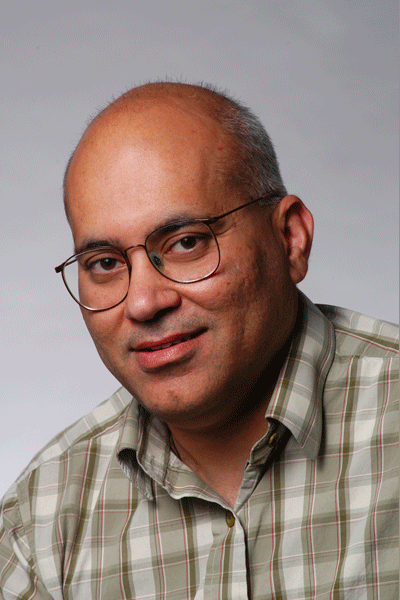
#> input picture homework/hw2/hw2_package/1_hybrid/malik.png, 400 x 600 px
$ python hybrid_image_starter.py
#> lines starting #> are read from the running program, lines starting #| are printed output that depends on the picture
### homework/hw2/hw2_package/1_hybrid/align_image_code.py
import math
import numpy as np
import matplotlib.pyplot as plt
import skimage.transform as sktr


def get_points(im1, im2):
    print('Please select 2 points in each image for alignment.')
    plt.imshow(im1)
    p1, p2 = plt.ginput(2)
    plt.close()
    plt.imshow(im2)
    p3, p4 = plt.ginput(2)
    plt.close()
    return (p1, p2, p3, p4)

# [59 lines left out: functions recenter, find_centers, align_image_centers, rescale_images, rotate_im1, match_img_size, not called in this run]

def align_images(im1, im2):
    pts = get_points(im1, im2)
    im1, im2 = align_image_centers(im1, im2, pts)
    im1, im2 = rescale_images(im1, im2, pts)
    im1, angle = rotate_im1(im1, im2, pts)
    im1, im2 = match_img_size(im1, im2)
    return im1, im2

### homework/hw2/hw2_package/1_hybrid/hybrid_image_starter.py
import matplotlib.pyplot as plt
from mpl_toolkits.mplot3d import Axes3D
from matplotlib import cm
from align_image_code import align_images
import numpy as np
from scipy.signal import convolve2d
from skimage import color


def standard_gaussian(X, Y, sigma):
    return 1 / (2 * np.pi * sigma**2) ** 0.5 * np.exp(-(X**2. + Y**2.) / (2 * sigma**2))


def normalize(x):
    return (x - np.min(x)) / (np.max(x) - np.min(x))


# [71 lines left out: function hybrid_image, not called in this run]


if __name__ == "__main__":

    image_pairs = [("malik.png", "papadimitriou.png"), ("cat.png", "dog.png"), ("boy.png", "girl.png")]

    for im1_name, im2_name in image_pairs:

        common_name = im1_name.split('.')[0] + '+' + im2_name.split('.')[0] + '_'

        # First load images

        # high sf
        im1 = plt.imread(im1_name)
#> im1 is the input picture: shape (600, 400, 3) float32; mean R, G, B 0.591, 0.519, 0.492
        im1 = im1[:,:,:3]
        im1_input_fft_log = np.log(np.abs(np.fft.fftshift(np.fft.fft2(color.rgb2gray(im1)))))
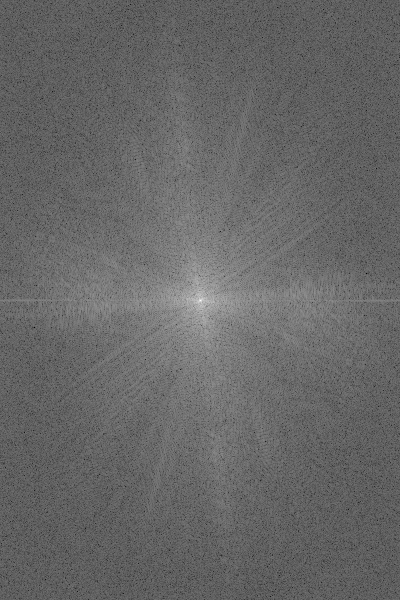
#> im1_input_fft_log: shape (600, 400) float64; min -4.04, max 11.76, mean 2.37; drawn with min black and max white
        plt.imsave(common_name + "im1_input_fft_log.jpg", im1_input_fft_log, format="jpg")
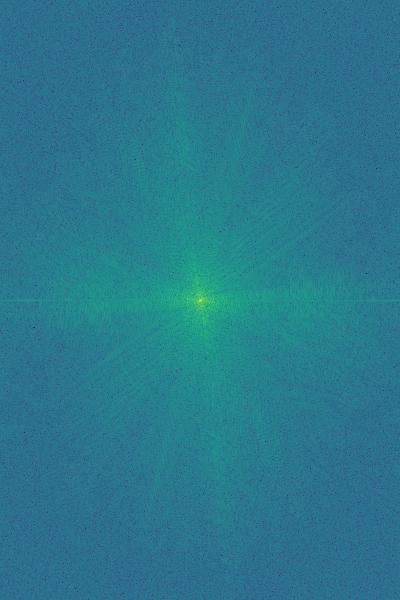
#> saved as malik+papadimitriou_im1_input_fft_log.jpg: shape (600, 400, 3); mean R, G, B 41.3, 120.6, 141.4
        plt.imshow(im1_input_fft_log)
        plt.show()

        # low sf
        im2 = plt.imread(im2_name)
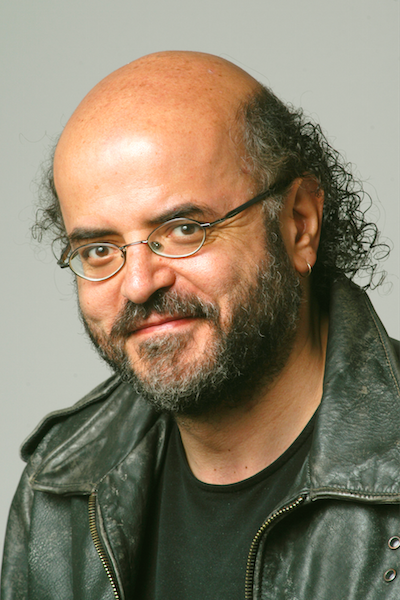
#> input picture homework/hw2/hw2_package/1_hybrid/papadimitriou.png, 400 x 600 px
#> im2 is the input picture: shape (600, 400, 4) float32; mean R, G, B, A 0.536, 0.494, 0.411, 1
        im2 = im2[:,:,:3]
#> im2: shape (600, 400, 3) float32
        im2_input_fft_log = np.log(np.abs(np.fft.fftshift(np.fft.fft2(color.rgb2gray(im2)))))
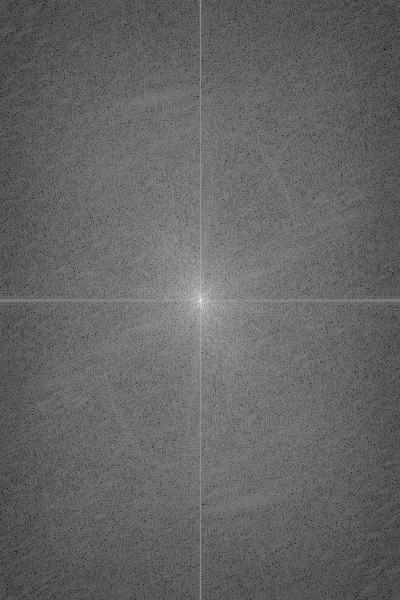
#> im2_input_fft_log: shape (600, 400) float64; min -3.79, max 11.69, mean 2.38; drawn with min black and max white
        plt.imsave(common_name + "im2_input_fft_log.jpg", im2_input_fft_log, format="jpg")
        plt.imshow(im2_input_fft_log)
        plt.show()

        # Next align images (this code is provided, but may be improved)
#> (the run stopped early here; a loop or call above may not have finished)
